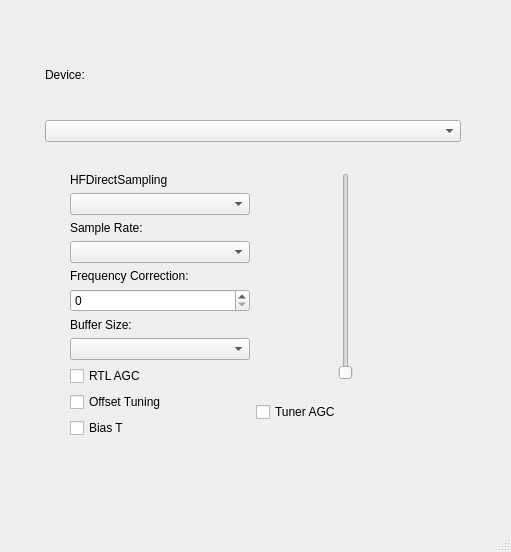
<?xml version="1.0" encoding="UTF-8"?>
<ui version="4.0">
 <class>TSDRPlugin_ExtIO</class>
 <widget class="QMainWindow" name="TSDRPlugin_ExtIO">
  <property name="geometry">
   <rect>
    <x>0</x>
    <y>0</y>
    <width>511</width>
    <height>552</height>
   </rect>
  </property>
  <property name="windowTitle">
   <string>TSDRPlugin_ExtIO</string>
  </property>
  <widget class="QWidget" name="centralwidget">
   <property name="locale">
    <locale language="English" country="UnitedStates"/>
   </property>
   <widget class="QWidget" name="verticalLayoutWidget">
    <property name="geometry">
     <rect>
      <x>20</x>
      <y>10</y>
      <width>466</width>
      <height>478</height>
     </rect>
    </property>
    <layout class="QVBoxLayout" name="Root">
     <property name="leftMargin">
      <number>25</number>
     </property>
     <property name="topMargin">
      <number>25</number>
     </property>
     <property name="rightMargin">
      <number>25</number>
     </property>
     <property name="bottomMargin">
      <number>25</number>
     </property>
     <item>
      <widget class="QLabel" name="DeviceLabel">
       <property name="text">
        <string>Device:</string>
       </property>
      </widget>
     </item>
     <item>
      <widget class="QComboBox" name="DeviceComboBox">
       <property name="enabled">
        <bool>true</bool>
       </property>
       <property name="sizePolicy">
        <sizepolicy hsizetype="Preferred" vsizetype="Fixed">
         <horstretch>1</horstretch>
         <verstretch>0</verstretch>
        </sizepolicy>
       </property>
       <property name="maximumSize">
        <size>
         <width>16777215</width>
         <height>16777215</height>
        </size>
       </property>
       <property name="focusPolicy">
        <enum>Qt::ClickFocus</enum>
       </property>
       <property name="locale">
        <locale language="English" country="UnitedStates"/>
       </property>
       <property name="currentIndex">
        <number>-1</number>
       </property>
      </widget>
     </item>
     <item>
      <layout class="QHBoxLayout" name="Controls">
       <property name="leftMargin">
        <number>25</number>
       </property>
       <property name="topMargin">
        <number>25</number>
       </property>
       <property name="rightMargin">
        <number>25</number>
       </property>
       <property name="bottomMargin">
        <number>25</number>
       </property>
       <item>
        <layout class="QVBoxLayout" name="LeftControls">
         <property name="topMargin">
          <number>0</number>
         </property>
         <property name="rightMargin">
          <number>0</number>
         </property>
         <item>
          <widget class="QLabel" name="HFDirectSamplingLabel">
           <property name="text">
            <string>HFDirectSampling</string>
           </property>
          </widget>
         </item>
         <item>
          <widget class="QComboBox" name="HFDirectSamplingCombo"/>
         </item>
         <item>
          <widget class="QLabel" name="SampleRateLabel">
           <property name="text">
            <string>Sample Rate:</string>
           </property>
          </widget>
         </item>
         <item>
          <widget class="QComboBox" name="SampleRateCombo"/>
         </item>
         <item>
          <widget class="QLabel" name="FrequencyCorrectionLabel">
           <property name="text">
            <string>Frequency Correction:</string>
           </property>
          </widget>
         </item>
         <item>
          <widget class="QSpinBox" name="FrequencyCorrectionSpin"/>
         </item>
         <item>
          <widget class="QLabel" name="BufferSizeLabel">
           <property name="text">
            <string>Buffer Size:</string>
           </property>
          </widget>
         </item>
         <item>
          <widget class="QComboBox" name="BufferSizeCombo"/>
         </item>
         <item>
          <widget class="QCheckBox" name="RTLAGCCheck">
           <property name="text">
            <string>RTL AGC</string>
           </property>
          </widget>
         </item>
         <item>
          <widget class="QCheckBox" name="OffsetTuningCheck">
           <property name="text">
            <string>Offset Tuning</string>
           </property>
          </widget>
         </item>
         <item>
          <widget class="QCheckBox" name="BiasTCheck">
           <property name="text">
            <string>Bias T</string>
           </property>
          </widget>
         </item>
        </layout>
       </item>
       <item>
        <layout class="QVBoxLayout" name="RverticalLayout">
         <property name="leftMargin">
          <number>0</number>
         </property>
         <property name="topMargin">
          <number>0</number>
         </property>
         <property name="rightMargin">
          <number>0</number>
         </property>
         <property name="bottomMargin">
          <number>0</number>
         </property>
         <item>
          <widget class="QSlider" name="TunerGainSlider">
           <property name="sizePolicy">
            <sizepolicy hsizetype="Preferred" vsizetype="Preferred">
             <horstretch>0</horstretch>
             <verstretch>8</verstretch>
            </sizepolicy>
           </property>
           <property name="layoutDirection">
            <enum>Qt::LeftToRight</enum>
           </property>
           <property name="orientation">
            <enum>Qt::Vertical</enum>
           </property>
          </widget>
         </item>
         <item>
          <widget class="QCheckBox" name="TunerAGCCheck">
           <property name="sizePolicy">
            <sizepolicy hsizetype="Preferred" vsizetype="Preferred">
             <horstretch>0</horstretch>
             <verstretch>2</verstretch>
            </sizepolicy>
           </property>
           <property name="text">
            <string>Tuner AGC</string>
           </property>
          </widget>
         </item>
        </layout>
       </item>
      </layout>
     </item>
    </layout>
   </widget>
  </widget>
  <widget class="QMenuBar" name="menubar">
   <property name="geometry">
    <rect>
     <x>0</x>
     <y>0</y>
     <width>511</width>
     <height>22</height>
    </rect>
   </property>
  </widget>
  <widget class="QStatusBar" name="statusbar"/>
 </widget>
 <resources/>
 <connections/>
</ui>
